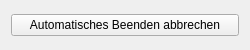
<?xml version="1.0" encoding="UTF-8"?>
<ui version="4.0">
 <class>AutoCloseDialog</class>
 <widget class="QWidget" name="AutoCloseDialog">
  <property name="geometry">
   <rect>
    <x>0</x>
    <y>0</y>
    <width>250</width>
    <height>50</height>
   </rect>
  </property>
  <property name="sizePolicy">
   <sizepolicy hsizetype="Fixed" vsizetype="Fixed">
    <horstretch>0</horstretch>
    <verstretch>0</verstretch>
   </sizepolicy>
  </property>
  <property name="windowTitle">
   <string>Automatisch beenden</string>
  </property>
  <property name="windowIcon">
   <iconset resource="Icons.qrc">
    <normaloff>:/Icons/Icons/magnifier.png</normaloff>:/Icons/Icons/magnifier.png</iconset>
  </property>
  <layout class="QVBoxLayout" name="verticalLayout">
   <item>
    <widget class="QPushButton" name="autoClosePushButton">
     <property name="sizePolicy">
      <sizepolicy hsizetype="Minimum" vsizetype="Fixed">
       <horstretch>0</horstretch>
       <verstretch>0</verstretch>
      </sizepolicy>
     </property>
     <property name="text">
      <string>Automatisches Beenden abbrechen</string>
     </property>
    </widget>
   </item>
  </layout>
 </widget>
 <resources>
  <include location="Icons.qrc"/>
 </resources>
 <connections/>
</ui>
